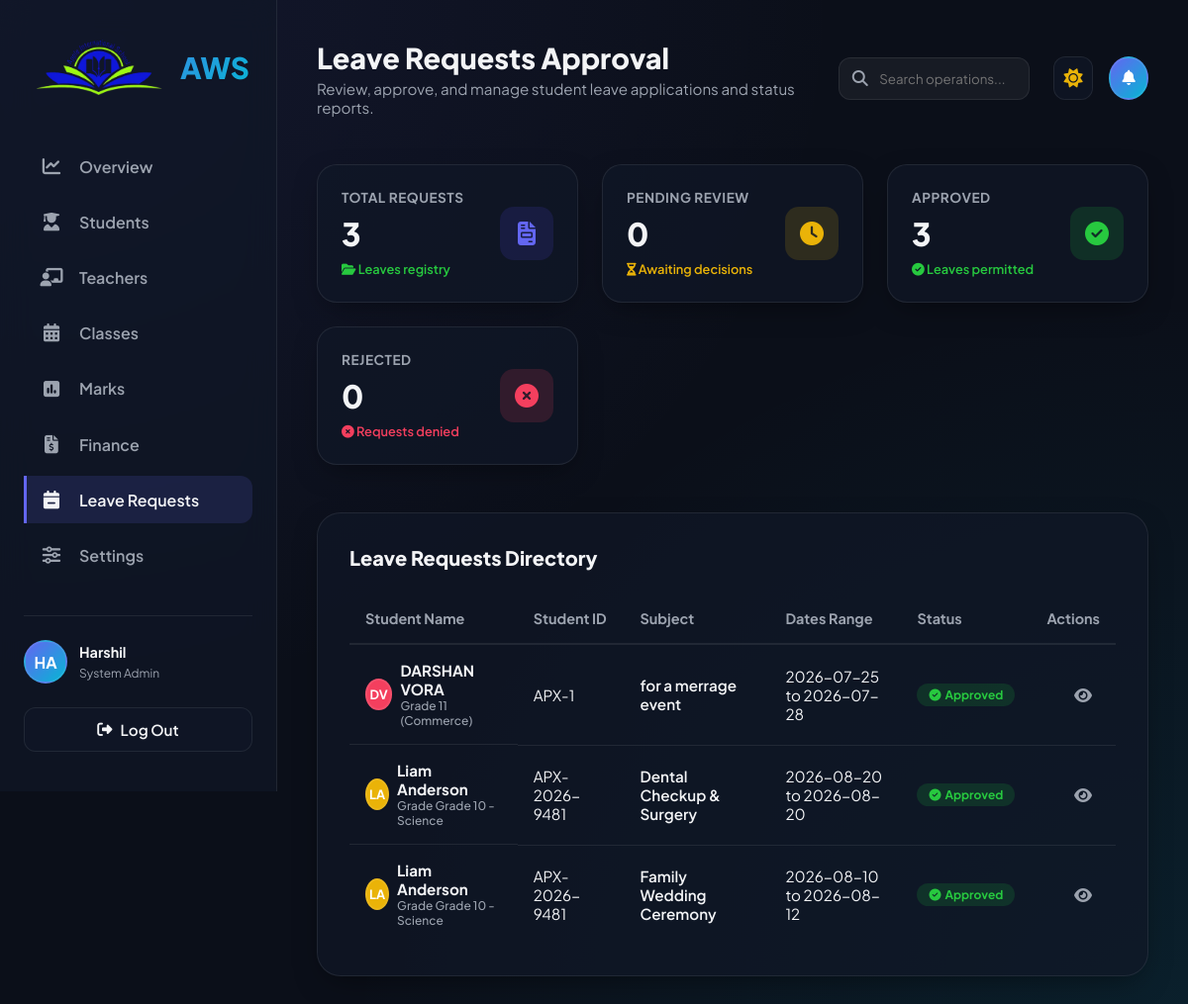
The app's page /leave.php (signed in) with its own data.
### tables this page shows
CREATE TABLE `leaves` (
  `id` int(11) NOT NULL AUTO_INCREMENT,
  `leave_id` varchar(50) NOT NULL,
  `student_id` varchar(50) NOT NULL,
  `subject` varchar(255) NOT NULL,
  `reason` text NOT NULL,
  `start_date` date NOT NULL,
  `end_date` date NOT NULL,
  `status` varchar(20) DEFAULT 'Pending',
  `created_at` timestamp NOT NULL DEFAULT current_timestamp(),
  PRIMARY KEY (`id`),
  UNIQUE KEY `leave_id` (`leave_id`)
);

CREATE TABLE `students` (
  `id` int(11) NOT NULL AUTO_INCREMENT,
  `student_id` varchar(50) NOT NULL,
  `first_name` varchar(100) NOT NULL,
  `last_name` varchar(100) NOT NULL,
  `grade` varchar(50) NOT NULL,
  `dob` date NOT NULL,
  `gender` varchar(20) NOT NULL,
  `blood_group` varchar(10) NOT NULL,
  `mobile_number` varchar(20) NOT NULL,
  `email` varchar(100) NOT NULL,
  `password` varchar(255) NOT NULL DEFAULT 'student123',
  `address` text NOT NULL,
  `city` varchar(100) NOT NULL,
  `state` varchar(100) NOT NULL,
  `pin_code` varchar(20) NOT NULL,
  `nationality` varchar(100) NOT NULL,
  `religion` varchar(100) NOT NULL,
  `category` varchar(50) NOT NULL,
  `father_name` varchar(100) NOT NULL,
  `mother_name` varchar(100) NOT NULL,
  `parent_mobile` varchar(20) NOT NULL,
  `parent_email` varchar(100) NOT NULL,
  `parent_occupation` varchar(100) NOT NULL,
  `attendance` decimal(5,2) DEFAULT 100.00,
  `status` varchar(20) DEFAULT 'Active',
  `created_at` timestamp NOT NULL DEFAULT current_timestamp(),
  PRIMARY KEY (`id`),
  UNIQUE KEY `student_id` (`student_id`)
);

### leave.php (the view, shortened to what this page needs)
<?php
require_once 'admin_header.php';
require_once 'admin_sidebar.php';
require_once 'admin_top_panel.php';
$sql_l_select = "SELECT l.*, s.first_name, s.last_name, s.grade FROM `leaves` l LEFT JOIN `students` s ON l.student_id = s.student_id ORDER BY l.id DESC";
$res_l = $conn->query($sql_l_select);
$total_l = 0;
$approved_l = 0;
$pending_l = 0;
$rejected_l = 0;
$leaves_data = [];
if ($res_l && $res_l->num_rows > 0) {
    while ($row_l = $res_l->fetch_assoc()) {
        $leaves_data[] = $row_l;
        $total_l++;
        $status = strtolower($row_l['status']);
        if ($status === 'approved') $approved_l++;
        elseif ($status === 'rejected') $rejected_l++;
        else $pending_l++;
    }
}
?>
<div id="leaves-section" style="display: block;">
    <div class="dash-grid">
        <div class="dash-card">
            <div class="dash-card-info">
                <h4>Total Requests</h4>
                <h3><?php echo $total_l; ?></h3>
                <span class="dash-card-trend trend-up"><i class="fa-solid fa-folder-open"></i> Leaves registry</span>
            </div>
            <div class="dash-card-icon" style="color: var(--primary); background: rgba(79, 70, 229, 0.15);">
                <i class="fa-solid fa-file-invoice"></i>
            </div>
        </div>
        <div class="dash-card">
            <div class="dash-card-info">
                <h4>Pending Review</h4>
                <h3 id="leaves-pending-count"><?php echo $pending_l; ?></h3>
                <span class="dash-card-trend trend-up" style="color: #eab308;"><i class="fa-solid fa-hourglass-half"></i> Awaiting decisions</span>
            </div>
            <div class="dash-card-icon" style="color: #eab308; background: rgba(234, 179, 8, 0.15);">
                <i class="fa-solid fa-clock"></i>
            </div>
        </div>
        <div class="dash-card">
            <div class="dash-card-info">
                <h4>Approved</h4>
                <h3><?php echo $approved_l; ?></h3>
                <span class="dash-card-trend trend-up" style="color: #27c93f;"><i class="fa-solid fa-circle-check"></i> Leaves permitted</span>
            </div>
            <div class="dash-card-icon" style="color: #27c93f; background: rgba(39, 201, 63, 0.15);">
                <i class="fa-solid fa-circle-check"></i>
            </div>
        </div>
        <div class="dash-card">
            <div class="dash-card-info">
                <h4>Rejected</h4>
                <h3><?php echo $rejected_l; ?></h3>
                <span class="dash-card-trend trend-down" style="color: var(--accent);"><i class="fa-solid fa-circle-xmark"></i> Requests denied</span>
            </div>
            <div class="dash-card-icon" style="color: var(--accent); background: rgba(244, 63, 94, 0.15);">
                <i class="fa-solid fa-circle-xmark"></i>
            </div>
        </div>
    </div>
    <div class="table-container">
        <div class="table-header-row">
            <h4>Leave Requests Directory</h4>
        </div>
        <table class="students-table">
            <thead>
                <tr>
                    <th>Student Name</th>
                    <th>Student ID</th>
                    <th>Subject</th>
                    <th>Dates Range</th>
                    <th>Status</th>
                    <th style="text-align: right;">Actions</th>
                </tr>
            </thead>
            <tbody id="admin-leaves-table-body">
                <?php if (empty($leaves_data)): ?>
                    <tr>
                        <td colspan="6" style="text-align: center; padding: 2rem; color: var(--text-muted);">No student leave requests registered.</td>
                    </tr>
                <?php else: ?>
                    <?php foreach ($leaves_data as $lv):
                        $lvId = htmlspecialchars($lv['leave_id']);
                        $sFname = htmlspecialchars($lv['first_name'] ?? 'Unknown');
                        $sLname = htmlspecialchars($lv['last_name'] ?? '');
                        $sFullName = trim($sFname . ' ' . $sLname);
                        $sId = htmlspecialchars($lv['student_id']);
                        $grade = htmlspecialchars($lv['grade'] ?? 'N/A');
                        $lvSubject = htmlspecialchars($lv['subject']);
                        $lvReason = htmlspecialchars($lv['reason']);
                        $lvStart = htmlspecialchars($lv['start_date']);
                        $lvEnd = htmlspecialchars($lv['end_date']);
                        $lvStatus = htmlspecialchars($lv['status']);
                        $initials = strtoupper(substr($sFname, 0, 1) . substr($sLname, 0, 1));
                        $colorChoices = ['var(--primary)', 'var(--secondary)', 'var(--accent)', '#8b5cf6', '#eab308', '#10b981'];
                        $avatarBg = $colorChoices[ord(strtoupper($sFname[0])) % count($colorChoices)];
                        if (strtolower($lvStatus) === 'approved') {
                            $statusBadge = '<span class="status-badge status-active"><i class="fa-solid fa-circle-check"></i> Approved</span>';
                        } else if (strtolower($lvStatus) === 'rejected') {
                            $statusBadge = '<span class="status-badge status-pending" style="background: rgba(244,63,94,0.15); color: var(--accent);"><i class="fa-solid fa-circle-xmark"></i> Rejected</span>';
                            $actions = '';
                        }
                    ?>
                        <tr id="lvrow-<?php echo $lvId; ?>">
                            <td style="font-weight: 700; display: flex; align-items: center; gap: 0.5rem;">
                                <div class="admin-avatar" style="width: 32px; height: 32px; font-size: 0.8rem; background: <?php echo $avatarBg; ?>;"><?php echo $initials; ?></div>
                                <div>
                                    <?php echo $sFullName; ?>
                                    <span style="font-size: 0.75rem; color: var(--text-muted); display: block; font-weight: 500;">Grade <?php echo $grade; ?></span>
                                </div>
                            </td>
                            <td><?php echo $sId; ?></td>
                            <td style="font-weight: 600;"><?php echo $lvSubject; ?></td>
                            <td><?php echo $lvStart . ' to ' . $lvEnd; ?></td>
                            <td class="lv-status-col"><?php echo $statusBadge; ?></td>
                            <td style="text-align: right;">
                                <button class="action-icon-btn view-leave-btn" data-id="<?php echo $lvId; ?>" data-name="<?php echo $sFullName; ?>" data-subject="<?php echo $lvSubject; ?>" data-reason="<?php echo $lvReason; ?>" data-start="<?php echo $lvStart; ?>" data-end="<?php echo $lvEnd; ?>" data-status="<?php echo $lvStatus; ?>" title="View Application Details"><i class="fa-solid fa-eye"></i></button>
                            </td>
                        </tr>
                    <?php endforeach; ?>
                <?php endif; ?>
            </tbody>
        </table>
    </div>
</div>
<?php
require_once 'admin_footer.php';
?>

### style.css (style rules this page uses)
:root { --primary: #6366f1; --primary-glow: rgba(99, 102, 241, 0.15); --secondary: #06b6d4; --accent: #f43f5e; --bg-main: #0b0f19; --bg-grid: rgba(255, 255, 255, 0.02); --card-bg: rgba(17, 24, 39, 0.7); --card-border: rgba(255, 255, 255, 0.08); --text-main: #f3f4f6; --text-muted: #9ca3af; --text-inverse: #0b0f19; --shadow: 0 10px 30px -10px rgba(0, 0, 0, 0.5); --glass-blur: 16px; --input-bg: rgba(255, 255, 255, 0.05); --swal-bg: #111827; }
* { margin: 0; padding: 0; box-sizing: border-box; font-family: 'Plus Jakarta Sans', sans-serif; transition: background-color 0.3s ease, border-color 0.3s ease, color 0.3s ease; }
html { scroll-behavior: smooth; }
body { background-color: var(--bg-main); color: var(--text-main); overflow-x: hidden; min-height: 100vh; background-image: radial-gradient(at 0% 0%, rgba(99, 102, 241, 0.1) 0px, transparent 50%), radial-gradient(at 100% 100%, rgba(6, 182, 212, 0.1) 0px, transparent 50%); background-attachment: fixed; }

### admin_header.php (style rules this page uses)
.admin-avatar { width: 44px; height: 44px; border-radius: 50%; background: linear-gradient(135deg, var(--primary), var(--secondary)); display: flex; align-items: center; justify-content: center; color: #ffffff; font-weight: 700; border: 2px solid var(--card-border); }
.dash-grid { display: grid; grid-template-columns: repeat(auto-fit, minmax(220px, 1fr)); gap: 1.5rem; margin-bottom: 3rem; }
.dash-card { background: var(--card-bg); border: 1px solid var(--card-border); border-radius: 20px; padding: 1.5rem; box-shadow: var(--shadow); position: relative; overflow: hidden; display: flex; justify-content: space-between; align-items: center; }
.dash-card-info h4 { font-size: 0.85rem; color: var(--text-muted); text-transform: uppercase; letter-spacing: 0.5px; margin-bottom: 0.5rem; }
.dash-card-info h3 { font-size: 2rem; font-weight: 800; margin-bottom: 0.25rem; }
.dash-card-icon { width: 54px; height: 54px; background: var(--primary-glow); border-radius: 14px; display: flex; align-items: center; justify-content: center; color: var(--primary); font-size: 1.5rem; }
.dash-card-trend { font-size: 0.8rem; font-weight: 600; }
.trend-up { color: #27c93f; }
.trend-down { color: var(--accent); }
.table-container { background: var(--card-bg); border: 1px solid var(--card-border); border-radius: 24px; padding: 2rem; box-shadow: var(--shadow); margin-top: 1rem; overflow-x: auto; }
.table-header-row { display: flex; justify-content: space-between; align-items: center; margin-bottom: 1.5rem; }
.table-header-row h4 { font-size: 1.25rem; font-weight: 800; }
.students-table { width: 100%; border-collapse: collapse; text-align: left; }
.students-table th { padding: 1rem; border-bottom: 2px solid var(--card-border); color: var(--text-muted); font-weight: 700; font-size: 0.9rem; }
.students-table td { padding: 1rem; border-bottom: 1px solid var(--card-border); font-size: 0.95rem; }
.students-table tr:last-child td { border-bottom: none; }
.status-badge { display: inline-flex; align-items: center; gap: 0.25rem; padding: 0.25rem 0.75rem; border-radius: 20px; font-size: 0.75rem; font-weight: 700; }
.status-active { background: rgba(39, 201, 63, 0.15); color: #27c93f; }
.action-icon-btn { background: none; border: none; color: var(--text-muted); cursor: pointer; font-size: 1rem; transition: color 0.3s ease; margin-right: 0.5rem; }

### records on screen
leaves: students.first_name+last_name "DV", students.first_name+last_name "DARSHAN VORA", students.grade "11 (Commerce)", student "APX-1", subject "for a merrage event", start_date "2026-07-25", end_date "2026-07-28", status "Approved" (drawn)
leaves: students.first_name+last_name "LA", students.first_name+last_name "Liam Anderson", students.grade "Grade 10 - Science", student "APX-2026-9481", subject "Dental Checkup & Surgery", start_date "2026-08-20", end_date "2026-08-20", status "Approved" (drawn)
leaves: students.first_name+last_name "LA", students.first_name+last_name "Liam Anderson", students.grade "Grade 10 - Science", student "APX-2026-9481", subject "Family Wedding Ceremony", start_date "2026-08-10", end_date "2026-08-12", status "Approved" (drawn)

### other values on screen
$school_name "AWS"
$sidebar_admin_initials "HA"
$sidebar_admin_name "Harshil"
$sidebar_admin_role "System Admin"
$page_title "Leave Requests Approval"
$page_subtitle "Review, approve, and manage student leave applications and status reports."
$total_l "3"
$pending_l "0"
$approved_l "3"
$rejected_l "0"
